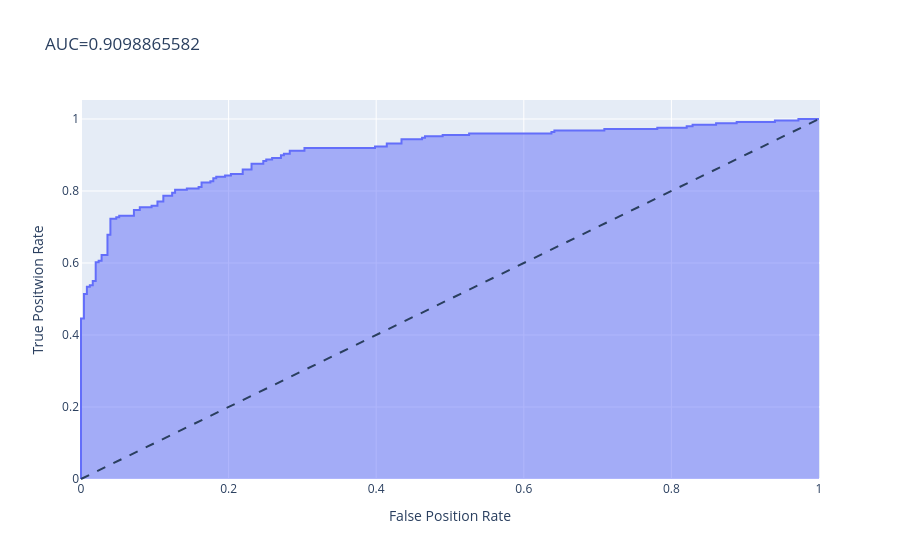

Source (notebook cell):
### Code cell
model = LogisticRegression()
model.fit(x,y)
y_score = model.predict_proba(x)[:,1]
fpr, tpr, thresholds = roc_curve(y,y_score)

fig = px.area(
    x=fpr , y = tpr,
    title = f'AUC={auc(fpr, tpr):.10f}',
    labels=dict(x='False Position Rate', y= 'True Positwion Rate')
)
fig. add_shape(
    type = 'line', line = dict(dash='dash'),
    x0=0, x1=1, y0=0, y1=1
)
fig.show()
